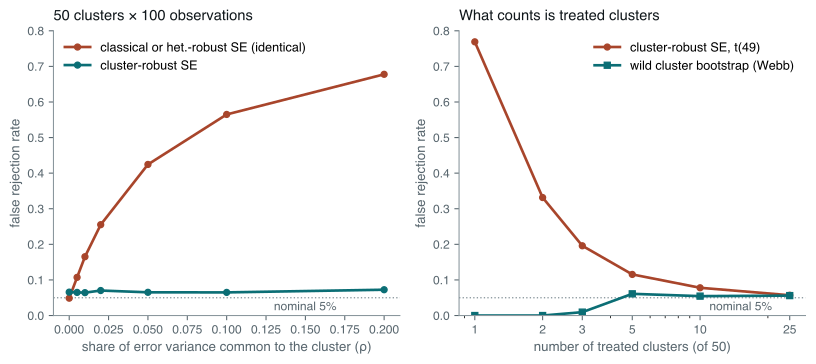

Here is the Python script that generated this plot:
# Clustered errors: why 5,000 observations can carry the information of a few hundred.
#
#   Left  — 50 clusters of 100 observations. The regressor is set at the cluster
#           level (think: a state law, an industry shock, a trading-day event),
#           and a share rho of the error variance is common within a cluster.
#           The true slope is zero. Classical and heteroskedasticity-robust
#           standard errors both ignore the common component, and their false
#           rejection rate climbs towards 60% at rho = 0.1. Cluster-robust
#           standard errors hold the 5% line.
#   Right — the same design with a binary treatment given to only a few of the
#           50 clusters. Cluster-robust inference is only as good as the number
#           of *treated* clusters: with one or two it rejects a true null far too
#           often. The wild cluster restricted bootstrap (Webb weights) errs the
#           other way — safe, but with little power — until treated clusters
#           number more than a handful.
#
# Normal errors make the within-cluster sum and sum of squares independent, so
# the simulation runs on cluster-level sufficient statistics.
#
# Run standalone:  uv run --no-project --with matplotlib,numpy python <path>

import os

os.environ.setdefault("SOURCE_DATE_EPOCH", "1735689600")

import matplotlib

matplotlib.use("Agg")
matplotlib.rcParams["svg.fonttype"] = "path"
matplotlib.rcParams["svg.hashsalt"] = "em_clustering"
matplotlib.rcParams["font.family"] = ["Helvetica", "Arial", "DejaVu Sans"]

from pathlib import Path

import matplotlib.pyplot as plt
import numpy as np

INK = "#10171B"
MUTED = "#58666E"
TEAL = "#0B6E75"
RUST = "#A8452B"
GREY = "#8A979D"

G = 50
T_CRIT_49 = 2.0096  # t(49) two-sided 5% critical value
WEBB = np.array([-np.sqrt(1.5), -1.0, -np.sqrt(0.5), np.sqrt(0.5), 1.0, np.sqrt(1.5)])


def draw_clusters(n: int, rho: float, trials: int, rng: np.random.Generator) -> tuple[np.ndarray, np.ndarray]:
    """Per-cluster sum and sum of squares of y = sqrt(rho) a_g + sqrt(1-rho) e_ig."""
    a = rng.standard_normal((trials, G))
    ebar = rng.standard_normal((trials, G)) / np.sqrt(n)
    ss_within = rng.chisquare(n - 1, (trials, G))
    s1 = n * np.sqrt(rho) * a + np.sqrt(1 - rho) * n * ebar
    sum_e2 = n * ebar**2 + ss_within
    s2 = n * rho * a**2 + 2 * np.sqrt(rho * (1 - rho)) * a * n * ebar + (1 - rho) * sum_e2
    return s1, s2


def ols_cluster_level(x: np.ndarray, n: int, s1: np.ndarray, s2: np.ndarray) -> dict[str, np.ndarray]:
    """OLS of y on (1, x_g) using only cluster sums; returns t-statistics under three variance formulas."""
    N = n * G
    xc = x - x.mean(axis=-1, keepdims=True)
    sxx = n * (xc**2).sum(axis=-1)
    ybar = s1.sum(axis=-1) / N
    beta = (xc * s1).sum(axis=-1) / sxx
    fitted = ybar[..., None] + beta[..., None] * xc
    resid_sum = s1 - n * fitted
    resid_ss = s2 - 2 * fitted * s1 + n * fitted**2

    v_classical = resid_ss.sum(axis=-1) / (N - 2) / sxx
    v_hc1 = N / (N - 2) * (xc**2 * resid_ss).sum(axis=-1) / sxx**2
    v_cr1 = G / (G - 1) * (N - 1) / (N - 2) * ((xc * resid_sum) ** 2).sum(axis=-1) / sxx**2
    return {
        "beta": beta,
        "classical": beta / np.sqrt(v_classical),
        "hc1": beta / np.sqrt(v_hc1),
        "cr1": beta / np.sqrt(v_cr1),
    }


def wild_cluster_p(x: np.ndarray, n: int, s1: np.ndarray, t_obs: float, B: int, rng: np.random.Generator) -> float:
    """Wild cluster restricted bootstrap p-value for H0: beta = 0, Webb weights."""
    N = n * G
    xc = x - x.mean()
    sxx = n * (xc**2).sum()
    u = s1 - n * s1.sum() / N  # cluster sums of restricted residuals
    v = WEBB[rng.integers(0, 6, size=(B, G))]
    vu = v * u
    beta_b = (vu * xc).sum(axis=1) / sxx
    resid_b = vu - (n / N) * vu.sum(axis=1, keepdims=True) - n * beta_b[:, None] * xc
    var_b = G / (G - 1) * (N - 1) / (N - 2) * ((xc * resid_b) ** 2).sum(axis=1) / sxx**2
    t_b = beta_b / np.sqrt(var_b)
    return float(np.mean(np.abs(t_b) >= abs(t_obs)))


def main() -> None:
    rng = np.random.default_rng(20260913)

    # Left: rejection rate against the intra-cluster correlation of the error.
    n_left, trials_left = 100, 4000
    rhos = [0.0, 0.005, 0.01, 0.02, 0.05, 0.1, 0.2]
    left = []
    for rho in rhos:
        x = rng.standard_normal((trials_left, G))
        s1, s2 = draw_clusters(n_left, rho, trials_left, rng)
        t = ols_cluster_level(x, n_left, s1, s2)
        moulton = 1 + (n_left - 1) * rho
        left.append(
            (
                rho,
                np.mean(np.abs(t["classical"]) > 1.96),
                np.mean(np.abs(t["hc1"]) > 1.96),
                np.mean(np.abs(t["cr1"]) > T_CRIT_49),
                moulton,
                np.sqrt(moulton),
                n_left * G / moulton,
            )
        )
    left = np.array(left)

    # Right: binary treatment in a few of the 50 clusters.
    n_right, rho_right, trials_right, B = 30, 0.05, 2000, 399
    treated = [1, 2, 3, 5, 10, 25]
    right = []
    for g1 in treated:
        x = np.zeros(G)
        x[:g1] = 1.0
        s1, s2 = draw_clusters(n_right, rho_right, trials_right, rng)
        t = ols_cluster_level(np.broadcast_to(x, (trials_right, G)), n_right, s1, s2)
        rej_cr = np.mean(np.abs(t["cr1"]) > T_CRIT_49)
        pvals = np.array([wild_cluster_p(x, n_right, s1[i], t["cr1"][i], B, rng) for i in range(trials_right)])
        right.append((g1, rej_cr, np.mean(pvals < 0.05), np.mean(np.abs(t["classical"]) > 1.96)))
    right = np.array(right)

    fig, (axL, axR) = plt.subplots(1, 2, figsize=(8.6, 3.9))

    axL.axhline(0.05, color=GREY, lw=1.0, ls=":")
    axL.plot(left[:, 0], left[:, 1], "o-", color=RUST, lw=2.0, ms=4.5, label="classical or het.-robust SE (identical)")
    axL.plot(left[:, 0], left[:, 3], "o-", color=TEAL, lw=2.0, ms=4.5, label="cluster-robust SE")
    axL.set_ylim(0, 0.8)
    axL.set_xlabel("share of error variance common to the cluster (ρ)", fontsize=10, color=MUTED)
    axL.set_ylabel("false rejection rate", fontsize=10, color=MUTED)
    axL.set_title("50 clusters × 100 observations", fontsize=11, color=INK, loc="left", pad=8)
    axL.text(0.13, 0.015, "nominal 5%", fontsize=9, color=MUTED)
    axL.legend(frameon=False, fontsize=9.5, loc="upper left")

    axR.axhline(0.05, color=GREY, lw=1.0, ls=":")
    axR.plot(right[:, 0], right[:, 1], "o-", color=RUST, lw=2.0, ms=4.5, label="cluster-robust SE, t(49)")
    axR.plot(right[:, 0], right[:, 2], "s-", color=TEAL, lw=2.0, ms=4.5, label="wild cluster bootstrap (Webb)")
    axR.set_xscale("log")
    axR.set_xticks(treated)
    axR.set_xticklabels([str(g) for g in treated])
    axR.set_ylim(0, 0.8)
    axR.set_xlabel("number of treated clusters (of 50)", fontsize=10, color=MUTED)
    axR.set_ylabel("false rejection rate", fontsize=10, color=MUTED)
    axR.set_title("What counts is treated clusters", fontsize=11, color=INK, loc="left", pad=8)
    axR.text(11, 0.015, "nominal 5%", fontsize=9, color=MUTED)
    axR.legend(frameon=False, fontsize=9.5, loc="upper right")

    for ax in (axL, axR):
        ax.tick_params(labelsize=9, colors=MUTED)
        for side in ("top", "right"):
            ax.spines[side].set_visible(False)
        for side in ("left", "bottom"):
            ax.spines[side].set_color(GREY)

    fig.tight_layout()
    out = Path(__file__).with_suffix("")
    for ext in ("pdf", "svg"):
        fig.savefig(f"{out}.{ext}", transparent=True, bbox_inches="tight")

    print("Left panel: G = 50 clusters, n = 100 per cluster, regressor constant within cluster")
    print(f"{'rho':>6} {'classical':>10} {'HC1':>7} {'CR1':>7} {'Moulton':>8} {'SE ratio':>9} {'eff. N':>8}")
    for r in left:
        print(f"{r[0]:6.3f} {r[1]:10.3f} {r[2]:7.3f} {r[3]:7.3f} {r[4]:8.2f} {r[5]:9.2f} {r[6]:8.0f}")
    print()
    print(f"Right panel: G = 50, n = {n_right}, rho = {rho_right}, binary treatment, B = {B} Webb bootstrap draws")
    print(f"{'treated':>8} {'CR1 t(49)':>10} {'WCR boot':>9} {'classical':>10}")
    for r in right:
        print(f"{int(r[0]):8d} {r[1]:10.3f} {r[2]:9.3f} {r[3]:10.3f}")


main()
